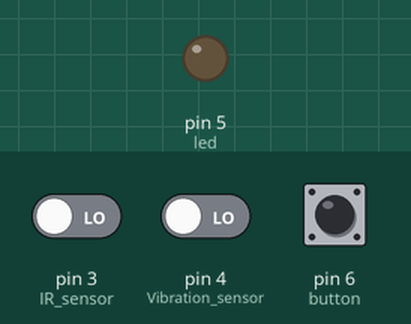
Simulated run of this sketch. Board: Arduino Uno, built with avr-gcc and run on an emulated ATmega328P. On the bench: output pins drawn as LEDs (lit = HIGH). Inputs (shaded band) come from the test bench; at power-on: pin 6 (button) HIGH, pin 3 (IR_sensor) LOW, pin 4 (Vibration_sensor) LOW. What the sketch prints to the serial monitor is not drawn.

Above: at 1.2 s.
1.3 s: pin 6 (button) pulled LOW for 0.15 s
At 4.2 s:
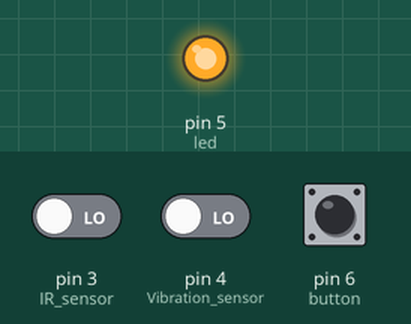
4.4 s: pin 6 (button) pulled LOW for 3.2 s
9.4 s: pin 6 (button) pulled LOW for 1 s
Timing chart, 0 to 15.1 s (numbered marks = the images above; inputs shaded):
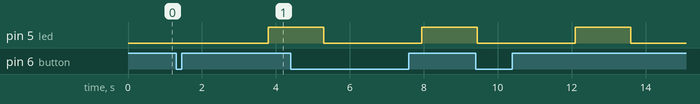

The sketch:

sketch_jun20cfinal2.ino
```cpp
#include <Arduino.h>

#define IR_sensor  3
#define Vibration_sensor  4
#define led  5
#define button  6
int shoots_on_goal = 0;
int rim_hits = 0;
int rim_shoots_on_goal = 0;
int airballs = 0;
int shoots = 0;
int fg = 0;
bool currentState;
bool previousState = LOW;

bool rimDetected = false;

void setup() {
  pinMode(IR_sensor, INPUT);
  pinMode(Vibration_sensor, INPUT);
  pinMode(led, OUTPUT);
  pinMode(button, INPUT_PULLUP);
  Serial.begin(9600);
}

void loop() {
  currentState = digitalRead(IR_sensor);

  if (digitalRead(button) == LOW) {
      delay(2500);
      digitalWrite(led, HIGH);
      delay(1500);
      digitalWrite(led, LOW);
         currentState = digitalRead(IR_sensor);

      shoots++;

  if (digitalRead(Vibration_sensor) == LOW) {
    rim_hits++;
    rimDetected = true;
  }

   if (currentState == HIGH && previousState == LOW) {
    shoots_on_goal++;


   if(rimDetected) {
    rim_shoots_on_goal++;
    rimDetected = false;
     }
   }

   else if ((digitalRead(Vibration_sensor) == LOW ) && (digitalRead(IR_sensor) == LOW )) {
    airballs++;
   }


  float fg = 0;
if (shoots > 0) {
  fg = (float)shoots_on_goal / (float)shoots * 100.0;
}

  Serial.print("Total shoots: ");
    Serial.println(shoots);

    Serial.print("Shoots on goal: ");
    Serial.println(shoots_on_goal);

    Serial.print("shoots how hit rim: ");
    Serial.println(rim_hits);

    Serial.print("shoots on goal with rim: ");
    Serial.println(rim_shoots_on_goal);

    Serial.print("Airballs: ");
    Serial.println(airballs);

    Serial.print("FG%:");
    Serial.println(fg);

    previousState = currentState;

  delay(100);
}
}
```

Measured:
- after the input at 1.3 s, pin 5 (led): LOW → HIGH after 2.5 s
